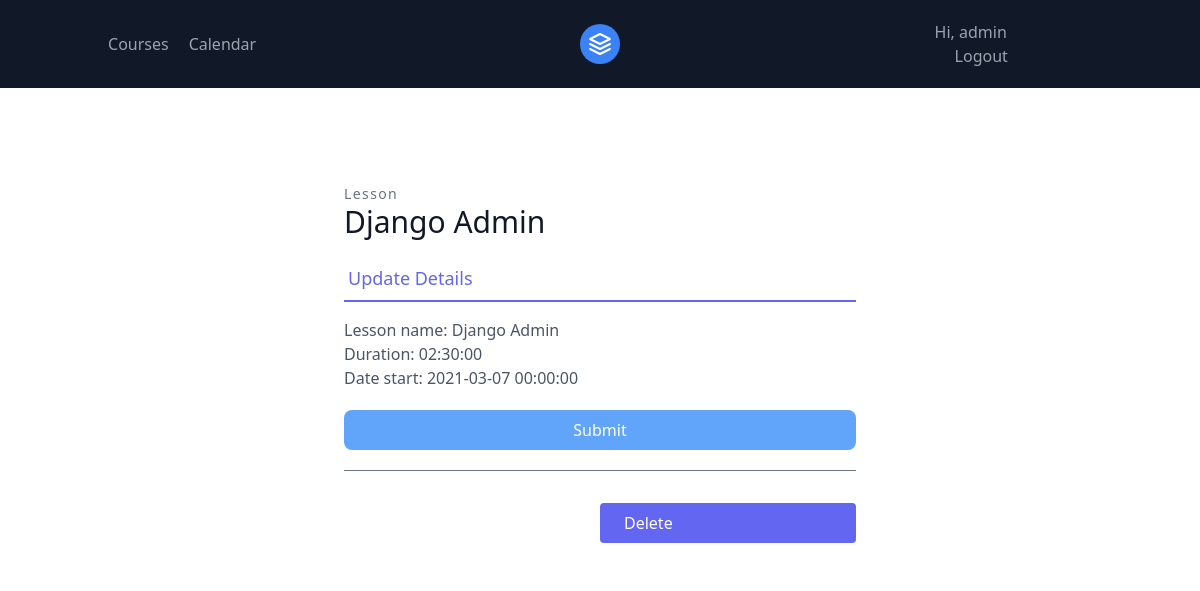
The page /lessons/6/update/ (signed in) on the database as committed earlier.
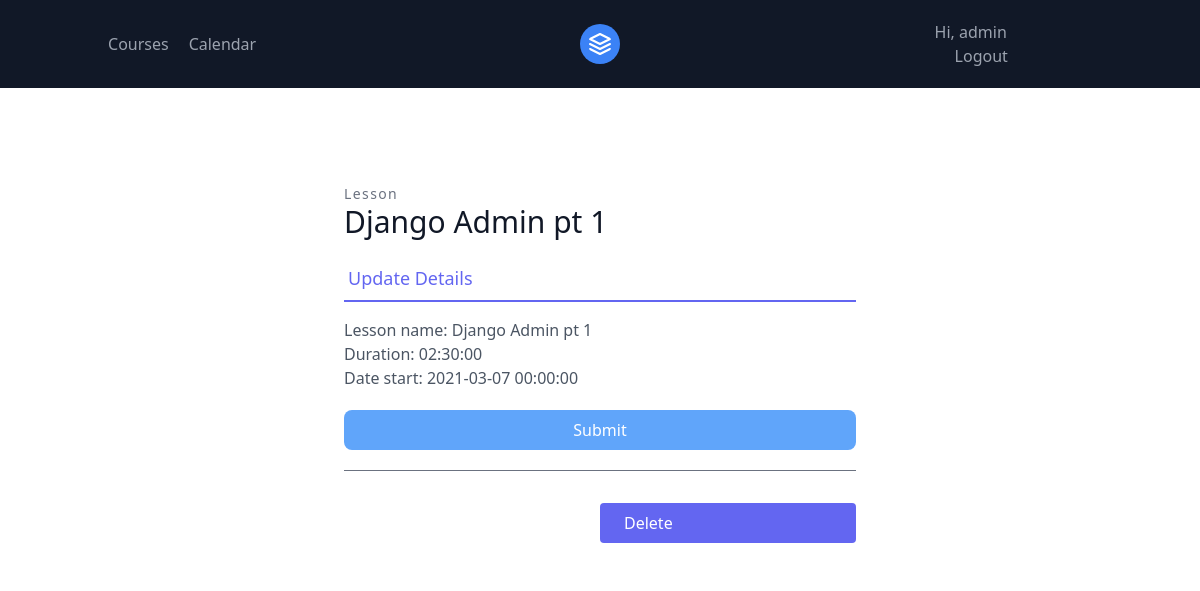
The same page on the database as committed later.
### lessons/models.py (models this page shows, shortened)
class Lesson(models.Model):
    STATUS = (
        ("Didn't start", "Didn't start",),
        ('In progress', "In progress",),
        ('Ended', 'Ended',),
    )
    lesson_name = models.CharField(max_length=255)
    duration = models.TimeField()
    date_start = models.DateTimeField()
    updated = models.DateTimeField(auto_now=True)
    created = models.DateTimeField(auto_now_add=True)
    status = models.CharField(
        max_length=25,
        choices=STATUS,
        default="Didn't start",
    )
    course = models.ForeignKey(Course, on_delete=models.CASCADE, related_name='lsn_crs')

### lessons/views.py (the view, shortened to what this page needs)
# urls.py: path('<int:pk>/update/', views.LessonUpdateView.as_view(), name='lesson-update'),
class LessonUpdateView(LoginRequiredMixin, generic.UpdateView):
    template_name = 'lessons/lesson_update.html'
    form_class = forms.LessonModelForm
    def get_queryset(self):
        return models.Lesson.objects.all()

### lessons/forms.py
class LessonModelForm(forms.ModelForm):
    class Meta:
        model = models.Lesson
        fields = (
            'lesson_name',
            'duration',
            'date_start',
        )

### templates/lessons/lesson_update.html (shortened to what this page needs)
{% extends 'base.html' %}
{% load tailwind_filters %}
{% block content %}
    <section class="text-gray-600 body-font overflow-hidden">
        <div class="container px-5 py-24 mx-auto">
            <div class="max-w-lg mx-auto">
                <h2 class="text-sm title-font text-gray-500 tracking-widest">Lesson</h2>
                <h1 class="text-gray-900 text-3xl title-font font-medium mb-4">{{ lesson.lesson_name }}</h1>
                <div class="flex mb-4">
                    <a href="#"
                       class="flex-grow text-indigo-500 border-b-2 border-indigo-500 py-2 text-lg px-1">
                        Update Details
                    </a>
                </div>
                <form method="POST">
                    {{ form|crispy }}
                    <div class="mt-5">
                        <button class="w-full text-white bg-blue-400 hover:bg-blue-500 px-3 py-2 rounded-lg"
                                type="submit">
                            Submit
                        </button>
                        <div class="mt-5 py-5 border-t border-gray-500">
                            <a href="{% url 'lessons:lesson-delete' lesson.pk %}"
                               class="w-1/2 mt-3 flex ml-auto text-white bg-indigo-500 border-0 py-2 px-6 focus:outline-none hover:bg-indigo-600 rounded">
                                Delete
                            </a>
                        </div>
                    </div>
                </form>
            </div>
        </div>
    </section>
{% endblock %}

Rows that differ between the two databases and show on the page:
changed Lesson: lesson_name "Django Admin" → "Django Admin pt 1"
